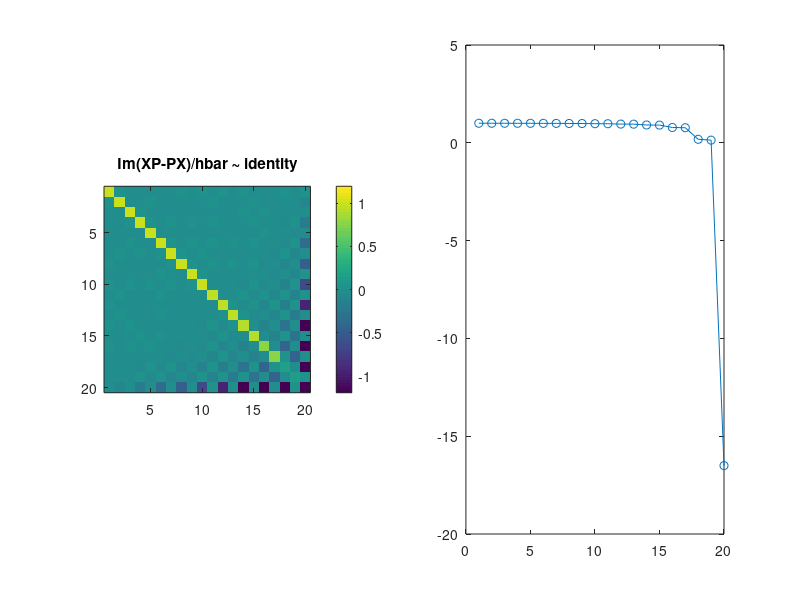

Here is the MATLAB script that generated this plot: (Note: this script raises an error after producing the figure.)
% Wk02 - Matrix mechanics: [X,P] = i hbar seen numerically
% Physical Chemistry 2 - Prof. S. Joon Kwon - SPMDL - SKKU
% X_mn = <m|x|n>, P = i*Pi in the box basis; diag Im[X,P] -> hbar.

L = 1; hbar = 1; Nb = 20;
x = linspace(0, L, 6001);
X = zeros(Nb); Pi_ = zeros(Nb);
for m = 1:Nb
    pm = sqrt(2/L)*sin(m*pi*x/L);
    for n = 1:Nb
        pn  = sqrt(2/L)*sin(n*pi*x/L);
        dpn = sqrt(2/L)*(n*pi/L)*cos(n*pi*x/L);
        X(m,n)   = trapz(x, pm.*x.*pn);
        Pi_(m,n) = -hbar*trapz(x, pm.*dpn);
    end
end
M = X*Pi_ - Pi_*X;                 % Im part of (XP - PX)
d = diag(M)/hbar;
fprintf('n   Im[X,P]_nn/hbar\n');
for n = [1 2 5 10 15 19 20], fprintf('%2d  %10.5f\n', n, d(n)); end
fprintf('-> 1 in the interior; fails near n ~ N (infinite matrices!)\n');
fprintf('X_12: %.6f vs analytic %.6f\n', X(1,2), -8*1*2/(pi^2*(1-4)^2));

fprintf('\n n  sigma_x*sigma_p/hbar (bound 0.5)\n');
for n = 1:5
    fprintf('%2d  %.5f\n', n, sqrt(1/12 - 1/(2*n^2*pi^2))*n*pi);
end

figure(1);
subplot(1,2,1); imagesc(M/hbar, [-1.2 1.2]); colorbar; axis square;
title('Im(XP-PX)/hbar ~ identity');
subplot(1,2,2); plot(1:Nb, d, 'o-'); yline(1, 'r--'); ylim([-2 2]);
xlabel('n'); title('diagonal -> hbar (interior)');
